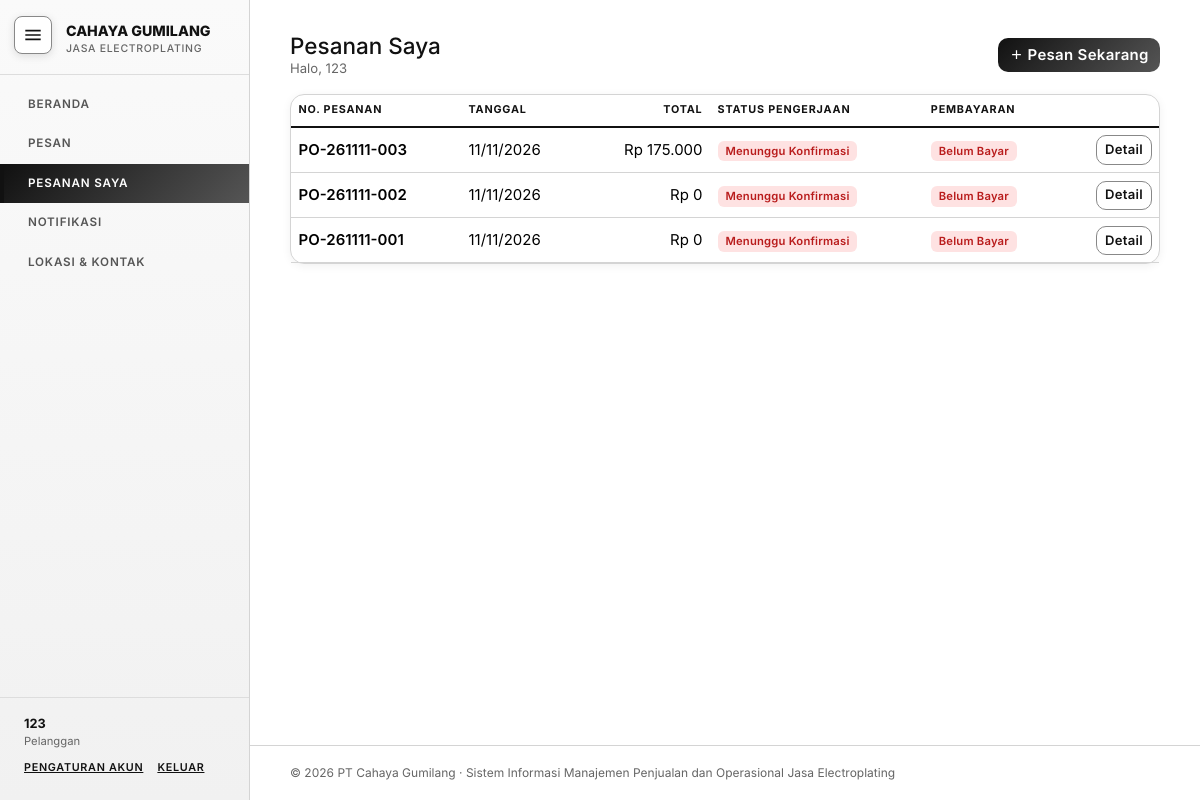
/akun.php (signed in), run on the app's committed database.
### tables this page shows
CREATE TABLE `pesanan` (
  `id_pesanan` int(11) NOT NULL,
  `no_pesanan` varchar(20) NOT NULL,
  `id_pelanggan` int(11) NOT NULL,
  `id_user` int(11) NOT NULL,
  `sumber` enum('offline','online') NOT NULL DEFAULT 'offline',
  `tgl_masuk` date NOT NULL,
  `tgl_estimasi` date DEFAULT NULL,
  `tgl_selesai` date DEFAULT NULL,
  `tgl_diambil` date DEFAULT NULL,
  `total_biaya` decimal(14,2) NOT NULL DEFAULT 0.00,
  `status` enum('menunggu','diterima','pembersihan','perendaman_hcl','pembilasan','pelapisan','selesai','diambil') NOT NULL DEFAULT 'diterima',
  `status_bayar` enum('belum','dp','lunas') NOT NULL DEFAULT 'belum',
  `metode_bayar` enum('tunai','transfer','qris') DEFAULT NULL,
  `catatan` varchar(255) DEFAULT NULL,
  `created_at` timestamp NOT NULL DEFAULT current_timestamp()
);

### includes/notif.php (called while the page is built, shortened)
<?php
function notif_pelanggan($uid, $batas = 30) {
    $pl = db_one('SELECT id_pelanggan FROM pelanggan WHERE id_user=?', 'i', [$uid]);
    $idpl = (int)$pl['id_pelanggan'];
    $rows = db_all("
        SELECT * FROM (
          SELECT 'status' AS tipe, s.waktu, s.status, s.catatan, NULL AS jumlah, NULL AS metode, p.id_pesanan, p.no_pesanan, s.id_user
          FROM log_status s JOIN pesanan p ON p.id_pesanan = s.id_pesanan
          WHERE p.id_pelanggan = ?
          UNION ALL
          SELECT 'bayar', b.waktu, NULL, b.keterangan, b.jumlah, b.metode, p.id_pesanan, p.no_pesanan, b.id_user
          FROM pembayaran b JOIN pesanan p ON p.id_pesanan = b.id_pesanan
          WHERE p.id_pelanggan = ?
        ) x ORDER BY waktu DESC LIMIT " . (int)$batas, 'ii', [$idpl, $idpl]);
    $dilihat = db_val('SELECT notif_dilihat FROM users WHERE id_user=?', 'i', [$uid]);
    $kata = [
        'diterima'       => 'Barang Anda sudah kami terima',
        'pembersihan'    => 'Barang sedang dibersihkan',
        'perendaman_hcl' => 'Barang sedang direndam larutan HCl',
        'pembilasan'     => 'Barang sedang dibilas',
        'pelapisan'      => 'Barang sedang dalam proses pelapisan',
        'selesai'        => 'Pesanan selesai, siap diambil',
        'diambil'        => 'Barang sudah diambil. Terima kasih!',
    ];
    $out = []; $baru = 0;
    foreach ($rows as $r) {
        if ((int)$r['id_user'] === (int)$uid) { continue; }
        if ($r['tipe'] === 'bayar') {
            $ikon = 'cash-coin'; $warna = 'success';
            $teks = 'Pembayaran ' . rupiah($r['jumlah']) . ' (' . strtoupper($r['metode']) . ') telah dicatat';
        } elseif (strpos((string)$r['catatan'], 'Biaya diperbarui') === 0) {
            $ikon = 'pencil-square'; $warna = 'warning';
            $teks = 'Biaya diperbarui setelah pengecekan: ' . preg_replace('/^Biaya diperbarui setelah pengecekan:\s*/', '', $r['catatan']);
        } elseif ($r['status'] === 'selesai' || $r['status'] === 'diambil') {
            $ikon = 'check-circle-fill'; $warna = 'success'; $teks = $kata[$r['status']];
        } else {
            $ikon = 'gear-wide-connected'; $warna = 'primary'; $teks = $kata[$r['status']] ?? ('Status: ' . $r['status']);
        }
        $belumDilihat = $dilihat !== null && strtotime($r['waktu']) > strtotime($dilihat);
        $out[] = ['id' => $r['id_pesanan'], 'no' => $r['no_pesanan'], 'teks' => $teks, 'waktu' => $r['waktu'],
                  'ikon' => $ikon, 'warna' => $warna, 'baru' => $belumDilihat];
    }
    return [array_slice($out, 0, 15), $baru];
}

### akun.php (the view, shortened to what this page needs)
<?php
require_once 'includes/functions.php';
$pl = db_one('SELECT * FROM pelanggan WHERE id_user=?', 'i', [$_SESSION['user']['id']]);
$rows = $pl ? db_all('SELECT p.*, (SELECT COALESCE(SUM(b.jumlah),0) FROM pembayaran b WHERE b.id_pesanan=p.id_pesanan) AS dibayar FROM pesanan p WHERE p.id_pelanggan=? ORDER BY p.id_pesanan DESC', 'i', [$pl['id_pelanggan']]) : [];
require 'includes/header_publik.php';
?>
<div class="d-flex flex-wrap justify-content-between align-items-center gap-2 mb-3">
  <div><h4 class="mb-0">Pesanan Saya</h4><div class="text-muted small">Halo, <?= e($_SESSION['user']['nama']) ?></div></div>
  <a href="pesan.php" class="btn btn-dark"><i class="bi bi-plus-lg me-1"></i>Pesan Sekarang</a>
</div>
<div class="card"><div class="table-responsive"><table class="table table-hover mb-0">
  <thead><tr><th>No. Pesanan</th><th>Tanggal</th><th class="text-end">Total</th><th>Status Pengerjaan</th><th>Pembayaran</th><th></th></tr></thead>
  <tbody>
  <?php foreach ($rows as $r): ?>
    <tr><td class="fw-semibold"><?= e($r['no_pesanan']) ?></td><td><?= tgl($r['tgl_masuk']) ?></td><td class="text-end"><?= rupiah($r['total_biaya']) ?></td><td><?= badge_status($r['status']) ?></td><td><?= badge_bayar($r['status_bayar']) ?></td>
      <td class="text-end"><a href="pesanan_saya.php?id=<?= $r['id_pesanan'] ?>" class="btn btn-sm btn-outline-dark">Detail</a></td></tr>
  <?php endforeach; if (!$rows): ?><tr><td colspan="6" class="text-center text-muted py-4">Belum ada pesanan. <a href="pesan.php">Buat pesanan pertama Anda</a>.</td></tr><?php endif; ?>
  </tbody></table></div></div>
<?php require 'includes/footer.php'; ?>

### includes/functions.php (shortened to what this page needs)
<?php
require_once __DIR__ . '/../config/koneksi.php';
function e($s) { return htmlspecialchars((string)$s, ENT_QUOTES, 'UTF-8'); }
function rupiah($n) { return 'Rp ' . number_format((float)$n, 0, ',', '.'); }
function tgl($d) { return $d ? date('d/m/Y', strtotime($d)) : '-'; }
function badge_status($s) {
    $label = STATUS_URUTAN[$s] ?? $s;
    $warna = STATUS_WARNA[$s] ?? 'secondary';
    return '<span class="badge text-bg-' . $warna . '">' . e($label) . '</span>';
}
function badge_bayar($s) {
    $map = ['belum' => ['danger', 'Belum Bayar'], 'dp' => ['warning', 'DP / Sebagian'], 'lunas' => ['success', 'Lunas']];
    [$w, $l] = $map[$s] ?? ['secondary', $s];
    return '<span class="badge text-bg-' . $w . '">' . $l . '</span>';
}
function db_stmt($sql, $types = '', $params = []) {
    global $db;
    $st = $db->prepare($sql);
    if ($types !== '') { $st->bind_param($types, ...$params); }
    $st->execute();
    return $st;
}
function db_all($sql, $types = '', $params = []) {
    $st = db_stmt($sql, $types, $params);
    $rows = $st->get_result()->fetch_all(MYSQLI_ASSOC);
    return $rows;
}
function db_one($sql, $types = '', $params = []) {
    $rows = db_all($sql, $types, $params);
    return $rows[0] ?? null;
}
function db_val($sql, $types = '', $params = []) {
    $r = db_one($sql, $types, $params);
    return $r ? reset($r) : null;
}

### assets/style.css (style rules this page uses)
:root { --ink: #111; --paper: #fff; --mute: #666; --line: #ddd; --soft: #f5f5f5; --bs-body-font-family: "Inter", "Plus Jakarta Sans", system-ui, -apple-system, "Segoe UI", sans-serif; --bs-body-color: #111; --bs-body-bg: #fff; --bs-border-color: #ddd; --bs-link-color: #111; --bs-link-hover-color: #000; --bs-secondary-color: #666; --bs-heading-color: #111; --bs-border-radius: 0; --bs-border-radius-sm: 0; --bs-border-radius-lg: 0; --bs-border-radius-xl: 0; --bs-border-radius-2xl: 0; }
body { font-family: var(--bs-body-font-family); background: #fff; color: #111; }
a { color: #111; }
.text-muted { color: #666 !important; }
.card { border: 1px solid #111; box-shadow: none; border-radius: 0; }
.btn { border-radius: 0; font-weight: 600; letter-spacing: .3px; }
.btn-dark, .btn-success { --bs-btn-bg: #111; --bs-btn-border-color: #111; --bs-btn-color: #fff; --bs-btn-hover-bg: #333; --bs-btn-hover-border-color: #333; --bs-btn-hover-color: #fff; --bs-btn-active-bg: #000; --bs-btn-active-border-color: #000; --bs-btn-active-color: #fff; --bs-btn-disabled-bg: #666; --bs-btn-disabled-border-color: #666; }
.btn-outline-dark, .btn-outline-secondary, .btn-outline-primary, .btn-outline-danger, .btn-outline-success { --bs-btn-color: #111; --bs-btn-border-color: #111; --bs-btn-hover-bg: #111; --bs-btn-hover-border-color: #111; --bs-btn-hover-color: #fff; --bs-btn-active-bg: #000; --bs-btn-active-border-color: #000; --bs-btn-active-color: #fff; }
.table { --bs-table-bg: transparent; --bs-table-hover-bg: #f5f5f5; --bs-table-hover-color: #111; }
.table > :not(caption) > * > * { vertical-align: middle; }
.table thead th { font-size: .72rem; letter-spacing: .8px; text-transform: uppercase; border-bottom: 2px solid #111; }
.badge { border-radius: 0; font-weight: 600; letter-spacing: .2px; border: 1px solid #111; }
.badge.text-bg-danger { background: #fff !important; color: #111 !important; border-style: dashed; }
html { font-size: 15px; }
.badge { border: 0 !important; border-radius: 6px; padding: .4em .7em; }
.badge.text-bg-danger { background: #fee2e2 !important; color: #b91c1c !important; border: 0 !important; }
body { animation: halaman-masuk .45s ease both; }
.btn { transition: transform .15s ease, box-shadow .2s ease, background .2s, color .2s; }
.js .reveal { opacity: 0; transform: translateY(22px); transition: opacity .6s ease, transform .6s ease; transition-delay: var(--d, 0s); }
.js .reveal.tampil { opacity: 1; transform: none; }
:root { --indigo: #111; --sky: #555; --garis: #d4d4d4; --lembut: #f1f1f1; --teks: #111; --grad: linear-gradient(135deg, #111, #555); --bs-body-color: #111; --bs-heading-color: #111; --bs-border-color: #d4d4d4; --bs-link-color: #111; --bs-link-hover-color: #111; --bs-secondary-color: #666; }
body { color: var(--teks); background: #fff; }
.card { border: 1px solid var(--garis); border-radius: 14px; box-shadow: 0 2px 10px rgba(0,0,0,.06); }
.table thead th { border-bottom: 2px solid var(--indigo); color: #111; }
.table { --bs-table-hover-bg: #f1f1f1; --bs-table-hover-color: #111; }
.btn { border-radius: 10px; }
.btn-dark, .btn-success { --bs-btn-color: #fff; --bs-btn-hover-color: #fff; --bs-btn-active-color: #fff; border: 0; background: var(--grad); }
.btn-outline-dark, .btn-outline-secondary, .btn-outline-primary, .btn-outline-danger, .btn-outline-success { --bs-btn-color: #111; --bs-btn-border-color: #888; --bs-btn-hover-color: #fff; --bs-btn-hover-bg: #111; --bs-btn-hover-border-color: #111; --bs-btn-active-bg: #111; --bs-btn-active-border-color: #111; --bs-btn-active-color: #fff; }

### data on the page
pesanan: no_pesanan "PO-261111-003", tgl_masuk "11/11/2026", total_biaya "Rp 175.000", status "Menunggu Konfirmasi"
pesanan: no_pesanan "PO-261111-002", tgl_masuk "11/11/2026", total_biaya "Rp 0", status "Menunggu Konfirmasi"
pesanan: no_pesanan "PO-261111-001", tgl_masuk "11/11/2026", total_biaya "Rp 0", status "Menunggu Konfirmasi"

### other printed values
$label "BERANDA PESAN PESANAN SAYA"
$u['nama'] "123"
$_SESSION['user']['nama'] "123"
NAMA_USAHA "PT Cahaya Gumilang"
